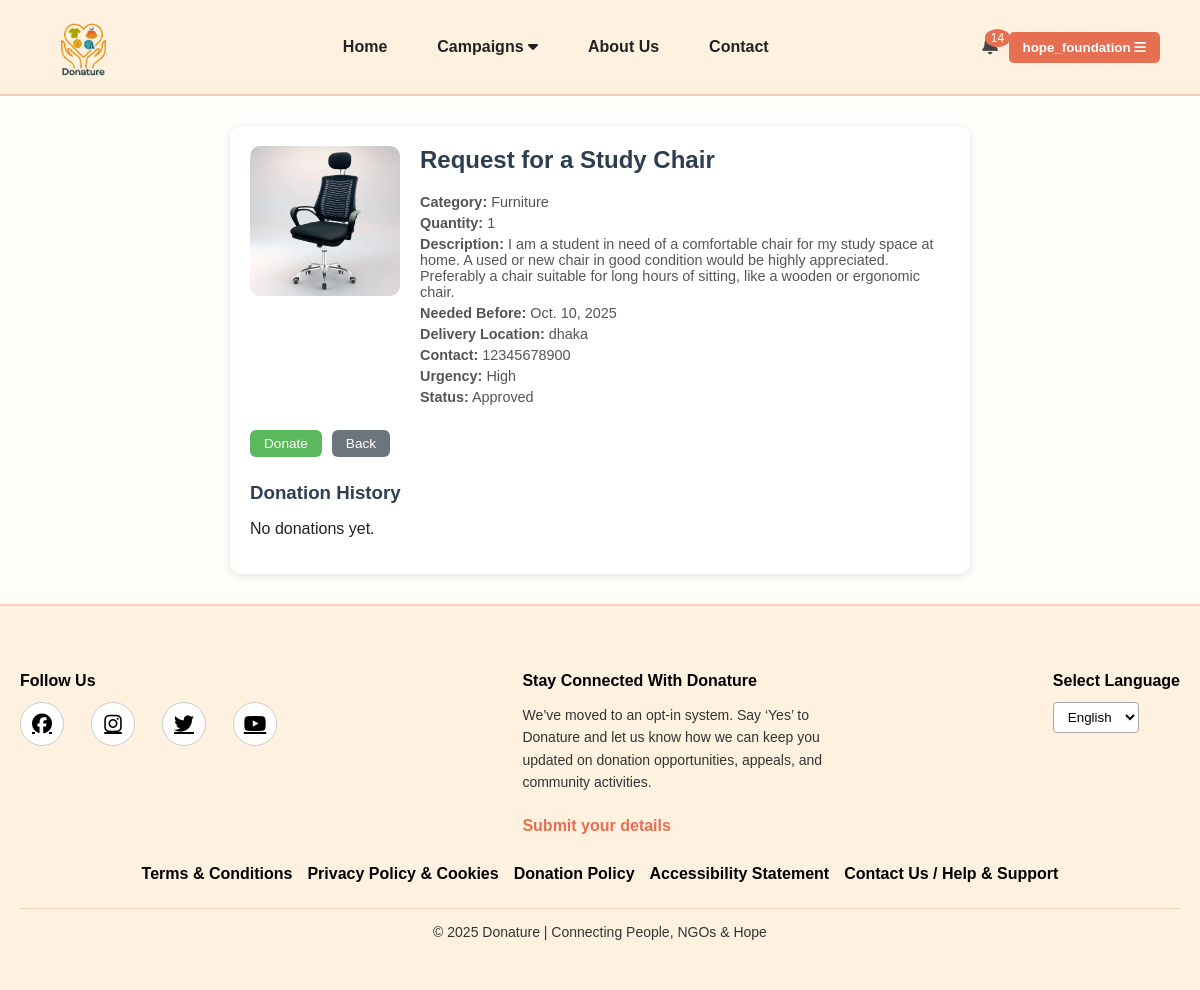
Screenshot of /request/12/ (signed in) with the database file from the repository.
### donations/models.py (models this page shows, shortened)
class User(AbstractUser):
    USER_TYPE_CHOICES = (
        ('donor/recipient', 'Donor/Recipient'),
        ('ngo', 'NGO'),
        ('admin', 'Admin'),
    )
    user_type = models.CharField(max_length=20, choices=USER_TYPE_CHOICES, blank=True, null=True)
    is_approved = models.BooleanField(default=False)  # For NGO approval
    profile_picture = models.ImageField(upload_to='profile_pics/', blank=True, null=True) # Profile picture field

class RequestItem(models.Model):
    STATUS_CHOICES = (
        ('pending', 'Pending Approval'),
        ('approved', 'Approved'),
        ('rejected', 'Rejected'),
    )
    URGENCY_CHOICES = (
        ('low', 'Low'),
        ('medium', 'Medium'),
        ('high', 'High'),
    )
    requester = models.ForeignKey(
        User,
        on_delete=models.CASCADE,
        limit_choices_to={'user_type': 'donor/recipient'},
        related_name="requests"
    )
    image = models.ImageField(upload_to="request_items/", blank=True, null=True)
    title = models.CharField(max_length=200)
    category = models.ForeignKey(Category, on_delete=models.CASCADE, null=True, blank=True)
    quantity = models.PositiveIntegerField(default=1)
    description = models.TextField()
    needed_before = models.DateField(blank=True, null=True)
    delivery_location = models.CharField(max_length=255, blank=True, null=True)
    contact_number = models.CharField(max_length=20, blank=True, null=True)
    notify_immediately = models.BooleanField(default=False)
    urgency = models.CharField(
        max_length=6,
        choices=URGENCY_CHOICES,
        default='low',
        help_text="Set the urgency of this request."
    )
    status = models.CharField(max_length=20, choices=STATUS_CHOICES, default='pending')
    created_at = models.DateTimeField(auto_now_add=True)
    approved_at = models.DateTimeField(blank=True, null=True)

class Category(models.Model):
    name = models.CharField(max_length=100)
    description = models.TextField(blank=True)
    icon = models.CharField(max_length=50, blank=True)
    def __str__(self):
        return self.name
    class Meta:
        verbose_name_plural = "Categories"

### donations/views.py (the view)
# urls.py: path("request/<int:pk>/", views.request_detail, name="request_detail"),
def request_detail(request, pk):
    req = get_object_or_404(RequestItem, pk=pk)
    donor_has_donated = False
    if request.user.is_authenticated:
        donor_has_donated = req.donations.filter(donor=request.user).exists()
    has_donations = req.donations.exists()
    return render(request, "donations/request_detail.html", {
        "req": req,
        "donor_has_donated": donor_has_donated,
        "has_donations": has_donations,
    })

### custom_admin/views.py (called while the page is built)
def admin_context(request):
    if request.user.is_authenticated and request.user.user_type == 'admin':
        return {
            'pending_ngos_count': User.objects.filter(user_type='ngo', is_approved=False).count(),
            'pending_campaigns_count': Campaign.objects.filter(status='pending').count(),
            'pending_requests_count': RequestItem.objects.filter(status='pending').count(),
        }
    return {}

### donations/context_processors.py (called while the page is built)
def notifications_context(request):
    if request.user.is_authenticated:
        notifications = Notification.objects.filter(user=request.user).order_by('-created_at')[:5]
        unread_count = Notification.objects.filter(user=request.user, is_read=False).count()
    else:
        notifications = []
        unread_count = 0
    return {
        'notifications': notifications,
        'notifications_unread_count': unread_count
    }

### donations/templates/donations/request_detail.html
{% extends "donations/base.html" %}
{% load static %}
{% block content %}
<link rel="stylesheet" href="{% static 'donations/css/request_detail.css' %}">
<div class="detail-container">
    <div class="detail-card {{ req.urgency }}">
        {% if req.image %}
            <img src="{{ req.image.url }}" alt="{{ req.title }}" class="detail-img">
        {% endif %}
        <div class="detail-info">
            <h2>{{ req.title }}</h2>
            <p><strong>Category:</strong> {{ req.category }}</p>
            <p><strong>Quantity:</strong> {{ req.quantity }}</p>
            <p><strong>Description:</strong> {{ req.description }}</p>
            <p><strong>Needed Before:</strong> {% if req.needed_before %}{{ req.needed_before }}{% else %}Not specified{% endif %}</p>
            <p><strong>Delivery Location:</strong> {{ req.delivery_location }}</p>
            <p><strong>Contact:</strong> {{ req.contact_number }}</p>
            <p><strong>Urgency:</strong> {{ req.get_urgency_display }}</p>
            <p><strong>Status:</strong> {{ req.get_status_display }}</p>
        </div>
    </div>
    <div class="detail-actions">
    {% if request.user == req.requester %}
        <a href="{% url 'edit_request' req.id %}" class="btn btn-edit">Edit</a>
        <a href="{% url 'delete_request' req.id %}" class="btn btn-delete"
           onclick="return confirm('Are you sure you want to delete this request?');">Delete</a>
    {% else %}
        {% if request.user.is_authenticated %}
            {% if donor_has_donated %}
                <a href="#" class="btn btn-info">You donated to this request</a>
            {% else %}
                <a href="{% url 'donate_item_to_request' req.id %}" class="btn btn-donate">Donate</a>
            {% endif %}
        {% else %}
            <a href="#" class="btn btn-donate" onclick="openModal('loginModal')">Donate</a>
        {% endif %}
    {% endif %}
    <a href="{% url 'donate_to_requests' %}" class="btn btn-back">Back</a>
</div>
    <div class="donations-list-section">
        <h3>Donation History</h3>
        {% if has_donations %}
            <div class="donations-cards">
                {% for donation in req.donations.all %}
                <div class="donation-card">
                    <div class="donation-img">
                        {% if donation.image %}
                            <img src="{{ donation.image.url }}" alt="{{ donation.title }}">
                        {% else %}
                            <img src="{% static 'images/default-donation.jpg' %}" alt="Donation">
                        {% endif %}
                    </div>
                    <div class="donation-info">
                        <p><strong>Donor:</strong> {{ donation.donor.username }}</p>
                        <p><strong>Title:</strong> {{ donation.title }}</p>
                        <p><strong>Description:</strong> {{ donation.description|truncatewords:25 }}</p>
                        <p><strong>Quantity:</strong> {{ donation.quantity }}</p>
                        <p><strong>Status:</strong> {{ donation.get_status_display }}</p>
                        {% if request.user == req.requester and donation.status == 'pending' %}
                            <form action="{% url 'mark_received' donation.id %}" method="POST" style="display:inline;">
                                {% csrf_token %}
                                <button type="submit" class="btn btn-receive">Mark as Received</button>
                            </form>
                        {% endif %}
                    </div>
                </div>
                {% endfor %}
            </div>
        {% else %}
            <p>No donations yet.</p>
        {% endif %}
    </div>
</div>
{% endblock %}

### donations/templates/donations/base.html (shortened to what this page needs)
{% load static %}
<!DOCTYPE html>
<html lang="en">
<head>
  <link rel="stylesheet" href="{% static 'donations/css/base.css' %}">
  <link rel="stylesheet" href="https://cdnjs.cloudflare.com/ajax/libs/font-awesome/6.5.0/css/all.min.css">
</head>
<body>
<nav class="navbar">
  <div class="navbar-container">
    <div class="logo-area">
      <img src="{% static 'donations/images/logo.png' %}" alt="Logo" class="logo">
    </div>
    <ul class="nav-links">
      <li><a href="{% url 'home' %}">Home</a></li>
      {% if request.user.is_authenticated %}
        {% if request.user.user_type == 'donor/recipient' %}
          <li class="dropdown">
            <a href="#">Donate <i class="fa fa-caret-down"></i></a>
            <ul class="dropdown-content">
              <li><a href="{% url 'donate_item' %}">Donate Item</a></li>
              <li><a href="{% url 'request_item' %}">Request Item</a></li>
              <li><a href="{% url 'donate_to_requests' %}">Donate to Requests</a></li>
            </ul>
          </li>
          <li><a href="{% url 'explore_donations' %}">Explore Donations</a></li>
          <li><a href="{% url 'explore_campaigns' %}">Explore Campaigns</a></li>
        {% elif request.user.user_type == 'ngo' %}
          <li class="dropdown">
            <a href="#">Campaigns <i class="fa fa-caret-down"></i></a>
          </li>
        {% endif %}
      {% endif %}
      <li><a href="{% url 'about' %}">About Us</a></li>
      <li><a href="{% url 'contact' %}">Contact</a></li>
    </ul>
    <div class="auth-btn">
      {% if request.user.is_authenticated %}
<div class="notification-dropdown">
  <button class="notification-btn">
    {% if notifications_unread_count > 0 %}
      <span class="badge">{{ notifications_unread_count }}</span>
    {% endif %}
  </button>
</div>
        <div class="dropdown">
          <button class="dropdown-btn">
            {{ request.user.username }}
            <i class="fa fa-bars"></i>
          </button>
        </div>
      {% else %}
        <a href="#" onclick="openModal('loginModal')" class="login-btn">Log In / Sign Up</a>
      {% endif %}
    </div>
  </div>
</nav>
<main>
  {% block content %}{% endblock %}
</main>
<footer class="footer">
  <div class="footer-container">
    <div class="footer-section">
      <p class="footer-title">Follow Us</p>
      <div class="social-icons">
        <a href="#"><i class="fab fa-facebook"></i></a>
        <a href="#"><i class="fab fa-instagram"></i></a>
        <a href="#"><i class="fab fa-twitter"></i></a>
        <a href="#"><i class="fab fa-youtube"></i></a>
      </div>
    </div>
    <div class="footer-section">
      <p class="footer-title">Stay Connected With Donature</p>
      <p class="footer-text">
        We’ve moved to an opt-in system. Say ‘Yes’ to Donature and let us know how we can keep you
        updated on donation opportunities, appeals, and community activities.
      </p>
      <a href="#" class="footer-link">Submit your details</a>
    </div>
    <div class="footer-section">
      <p class="footer-title">Select Language</p>
      <select class="language-select">
        <option>English</option>
      </select>
    </div>
  </div>
  <div class="footer-links">
    <a href="#">Terms & Conditions</a>
    <a href="#">Privacy Policy & Cookies</a>
    <a href="#">Donation Policy</a>
    <a href="#">Accessibility Statement</a>
    <a href="#">Contact Us / Help & Support</a>
  </div>
  <div class="footer-bottom">
    © 2025 Donature | Connecting People, NGOs & Hope
  </div>
</footer>
</body>
</html>

### donations/static/donations/css/base.css (style rules this page uses)
body { margin: 0; font-family: Arial, sans-serif; background-color: #fffdf9; color: #222; overflow-x: hidden; }
.navbar { background-color: #fff1e0; padding: 12px 40px; border-bottom: 2px solid #f3d1b8; }
.navbar-container { display: flex; justify-content: space-between; align-items: center; }
.logo-area { display: flex; align-items: center; }
.logo { height: 70px; margin-right: 8px; }
.nav-links { list-style: none; display: flex; gap: 30px; margin: 0; padding: 0; }
.nav-links a { text-decoration: none; font-weight: bold; color: #222; padding: 6px 10px; border-radius: 5px; transition: all 0.3s ease; }
.navbar .dropdown { position: relative; display: inline-block; }
.navbar .dropdown a { cursor: pointer; }
.notification-dropdown { position: relative; display: inline-block; }
.notification-btn { background: none; border: none; cursor: pointer; font-size: 18px; position: relative; color: #444; }
.notification-btn .badge { position: absolute; top: -6px; right: -6px; background: #e76f51; color: white; font-size: 12px; border-radius: 50%; padding: 2px 6px; }
.auth-btn .dropdown { position: relative; display: inline-block; }
.dropdown-btn { background-color: #e76f51; color: white; border: none; border-radius: 5px; padding: 8px 14px; font-weight: bold; cursor: pointer; transition: background 0.3s ease; }
.footer { background-color: #fff1e0; padding: 50px 20px; border-top: 2px solid #f3d1b8; font-family: Arial, sans-serif; color: #333; }
.footer-container { display: flex; justify-content: space-between; flex-wrap: wrap; gap: 40px; max-width: 1200px; margin: 0 auto 30px auto; }
.footer-title { font-weight: bold; font-size: 16px; margin-bottom: 12px; color: #000; }
.footer-text { font-size: 14px; line-height: 1.6; color: #333; max-width: 300px; }
.footer-link { color: #e76f51; font-weight: bold; text-decoration: none; display: inline-block; margin-top: 10px; }
.social-icons a { font-size: 20px; margin-right: 15px; color: #000; transition: color 0.3s; }
.language-select { padding: 6px 10px; border: 1px solid #aaa; border-radius: 4px; background: #fff; cursor: pointer; }
.footer-links { display: flex; flex-wrap: wrap; justify-content: center; gap: 15px; margin-bottom: 25px; }
.footer-links a { color: #000; text-decoration: none; font-weight: bold; transition: color 0.3s; }
.footer-bottom { font-size: 14px; color: #333; text-align: center; border-top: 1px solid #f3d1b8; padding-top: 15px; }
.social-icons { display: flex; justify-content: center; gap: 12px; margin-top: 10px; }
.social-icons a { display: inline-flex; align-items: center; justify-content: center; width: 42px; height: 42px; border: 1px solid #ccc; border-radius: 50%; background: #fff; transition: 0.3s; }

### donations/static/donations/css/request_detail.css (style rules this page uses)
.detail-container { max-width: 700px; margin: 30px auto; padding: 20px; background: #fff; border-radius: 12px; box-shadow: 0 2px 10px rgba(0,0,0,0.1); }
.detail-card { display: flex; gap: 20px; flex-wrap: wrap; align-items: flex-start; }
.detail-img { width: 150px; height: 150px; object-fit: cover; border-radius: 10px; flex-shrink: 0; }
.detail-info { flex: 1; }
.detail-info h2 { margin-top: 0; color: #2c3e50; }
.detail-info p { margin: 5px 0; color: #555; font-size: 0.9rem; }
.detail-actions { margin-top: 20px; display: flex; flex-wrap: wrap; gap: 10px; }
.btn { padding: 6px 14px; border-radius: 6px; text-decoration: none; font-weight: 500; font-size: 0.85rem; cursor: pointer; }
.btn-donate { background: #5cb85c; color: white; }
.btn-back { background: #6c757d; color: white; }
.donations-list-section { margin-top: 25px; }
.donations-list-section h3 { margin-bottom: 10px; color: #2c3e50; }

### rows the page displays
User: user.username "hope_foundation"
RequestItem: image (picture), title "Request for a Study Chair", category "Furniture", quantity "1", description "I am a student in need of a comfortable chair for my study space at home. A used or new chair in good condition would be highly appreciated. Preferably a chair suitable for long hours of sitting, like a wooden or ergonomic chair.", needed_before "Oct. 10, 2025", delivery_location "dhaka", contact_number "12345678900", urgency "High", status "Approved"

### other values shown
{{ notifications_unread_count }} "14"
